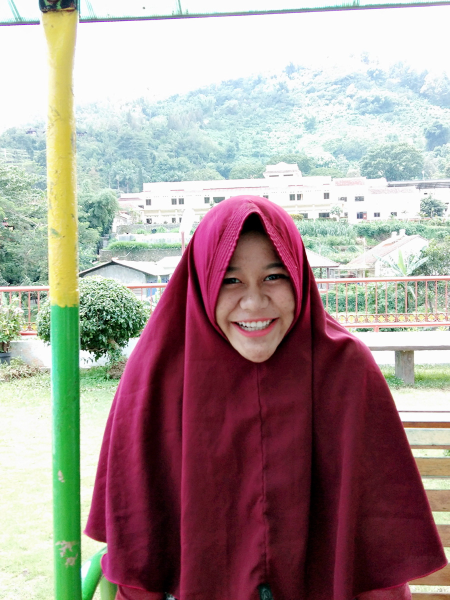
#> input picture tugas1/ega.jpg, 899 x 1200 px (shown at 1/2 size)
$ python region.py
#> lines starting #> are read from the running program, lines starting #| are printed output that depends on the picture; after the words box and inside, x2 and y2 are one past the last pixel; in counts of white or black regions, pixels touching at a corner belong together
import cv2

image = cv2.imread('ega.jpg')
#> image is the input picture: shape (1200, 899, 3); mean B, G, R 147.7, 150.8, 167.3

window_name = 'Image'  # Window name in which image is displayed

start_point = (200, 205) # Awal koordinat, dimulai dari sudut kiri atas
end_point = (300, 450)   # Akhir koordinat, kanan bawah dari awal koordinat

color = (0, 255, 255)  # Warna BGR (Blue,Green,Red)

thickness = 30  # Ketebalan

image = cv2.rectangle(image, start_point, end_point, color, thickness)
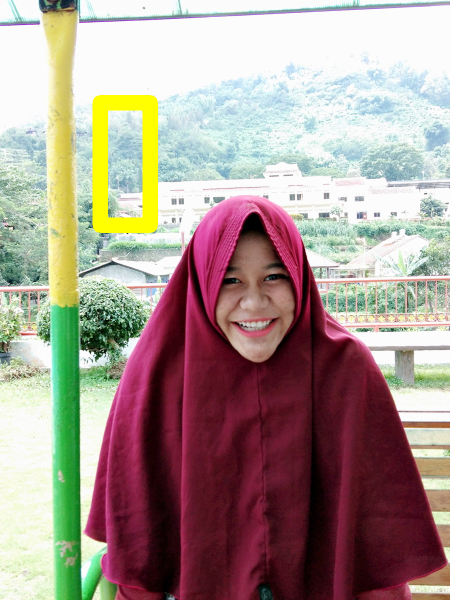
#> image: shape (1200, 899, 3) (shown at 1/2 size); 1.96% of pixels changed, all inside (x1, y1, x2, y2) = (185, 190, 316, 466)

cv2.imshow(window_name, image) # Menampilkan gambar
